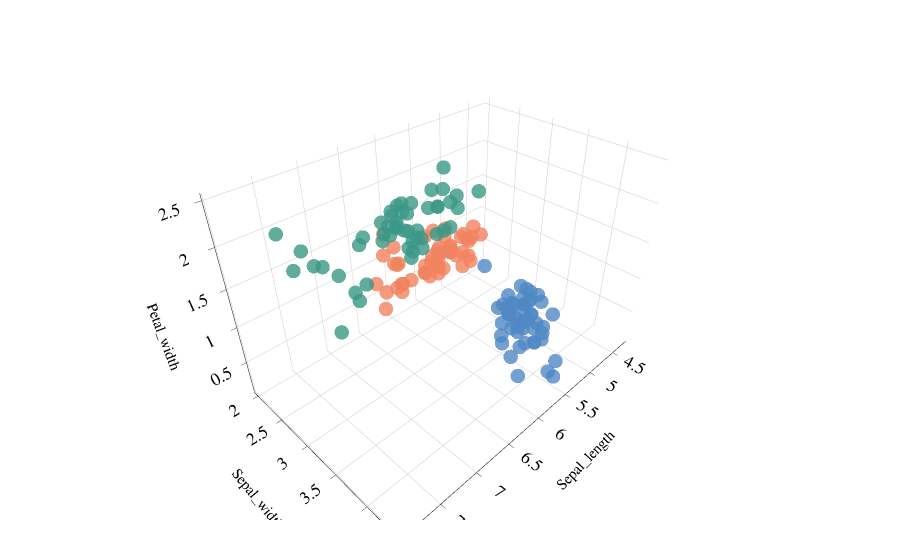

Notebook code for this chart:
### Markdown cell above
# 3D scatter plot with Plotly Graph Objects

### Code cell
fig = go.Figure()

fig.add_trace(
    go.Scatter3d(
        x=df["sepal_length"],
        y=df["sepal_width"],
        z=df["petal_width"],
        mode="markers",
        marker=dict(
            size=5,
            color=df["species"].map(
                {
                    "setosa": apc.aegean,
                    "versicolor": apc.amber,
                    "virginica": apc.seaweed,
                }
            ),
            opacity=0.8,
        ),
        text=df["species"],
        hoverinfo="text",
    )
)

fig.update_layout(
    scene=dict(
        xaxis_title="sepal_length",
        yaxis_title="sepal_width",
        zaxis_title="petal_width",
    ),
    showlegend=False,
)

apc.plotly.style_plot(fig, monospaced_axes="all")
fig.show()

### Figure 1 — Plotly figure (JSON) as saved in the notebook; plotly's stock layout.template omitted (floating-point values rounded to 4 significant figures; data arrays with more than 128 entries replaced by an {"elided": "..."} marker saying what was removed)
{"data": [{"hoverinfo": "text", "marker": {"color": {"elided": "150 str values"}, "opacity": 0.8, "size": 5}, "mode": "markers", "text": {"elided": "150 str values"}, "type": "scatter3d", "x": {"elided": "150 float values"}, "y": {"elided": "150 float values"}, "z": {"elided": "150 float values"}}], "layout": {"margin": {"b": 40, "l": 40, "r": 40, "t": 40}, "scene": {"xaxis": {"tickfont": {"family": "SuisseIntlMono", "size": 14.5}, "tickformat": ",", "title": {"text": "Sepal_length"}}, "yaxis": {"tickfont": {"family": "SuisseIntlMono", "size": 14.5}, "tickformat": ",", "title": {"text": "Sepal_width"}}, "zaxis": {"tickfont": {"family": "SuisseIntlMono", "size": 14.5}, "tickformat": ",", "title": {"text": "Petal_width"}}}, "showlegend": false}}
